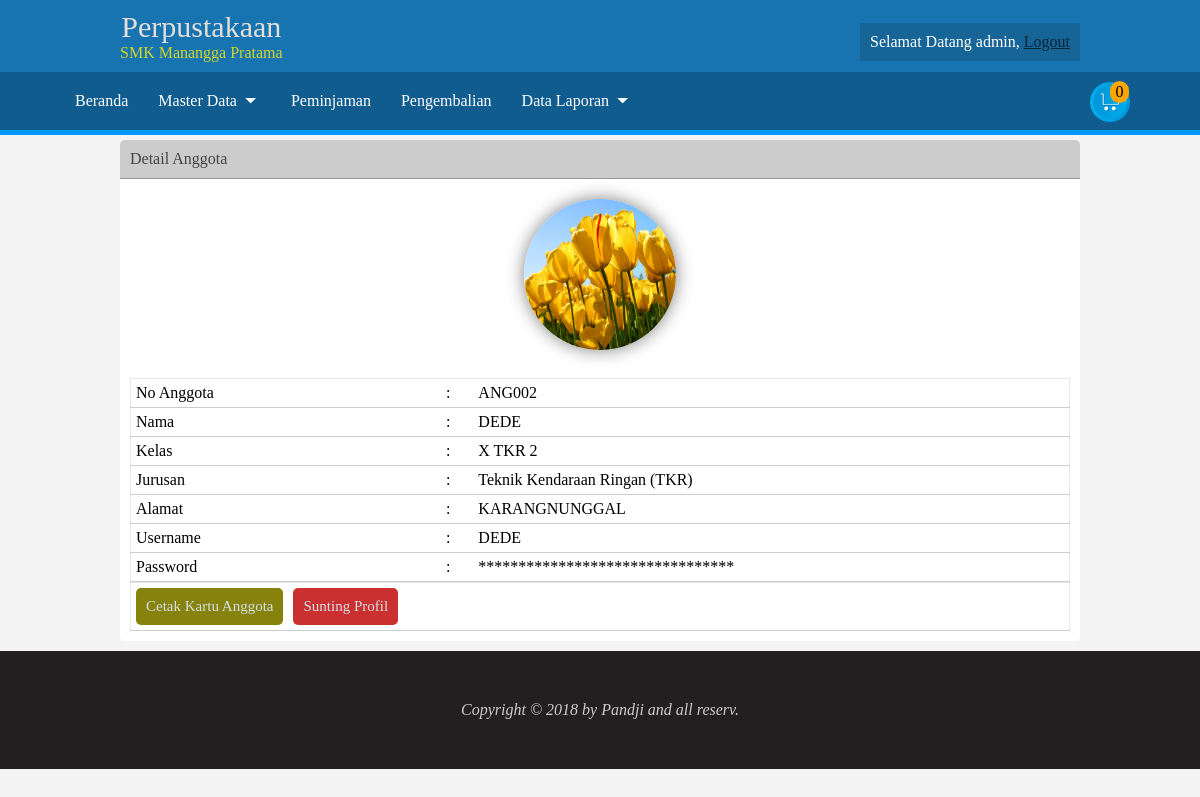
Screenshot of /admin/detail.php?kode=ANG002 (signed in) with the database file from the repository.
### tables this page shows
CREATE TABLE `tb_anggota` (
  `kode_anggota` varchar(8) NOT NULL,
  `nama_anggota` varchar(35) NOT NULL,
  `tingkat` varchar(5) NOT NULL,
  `jurusan` varchar(30) NOT NULL,
  `no_kelas` varchar(2) NOT NULL,
  `no_hp` varchar(20) NOT NULL,
  `alamat` text NOT NULL,
  `username` varchar(35) NOT NULL,
  `password` varchar(100) NOT NULL,
  `foto` varchar(50) NOT NULL
);

### admin/detail.php (the view)
<?php
	include 'header.php';
?>
	<div class="induk3">
		<div class="content1">
			<div class="judul">
				Detail Anggota
			</div>
			<?php
				$kode = $_GET['kode'];
				$sql_anggota = mysql_query("select * from tb_anggota where kode_anggota = '$kode'");
				$v_anggota = mysql_fetch_array($sql_anggota) or die(mysql_error());
				if ($v_anggota['jurusan'] == "Teknik Kendaraan Ringan (TKR)") {
					$jrsn = "TKR";
				}elseif ($v_anggota['jurusan'] == "Teknik Sepeda Motor (TSM)") {
					$jrsn = "TSM";
				}elseif ($v_anggota['jurusan'] == "Rekayasa Perangkat Lunak (RPL)") {
					$jrsn = "TSM";
				}
			?>
			<div class="isi-konten">
				<center>
					<div class="pict">
						<img src="img/foto_anggota/<?php echo $v_anggota['foto'] ?>" width="100%">
					</div>
				</center>
				<br>
				<table>
					<tr>
						<td width="300px;">No Anggota</td>
						<td>:</td>
						<td><?php echo $v_anggota['kode_anggota']; ?></td>
					</tr>
					<tr>
						<td>Nama</td>
						<td>:</td>
						<td><?php echo $v_anggota['nama_anggota']; ?></td>
					</tr>
					<tr>
						<td>Kelas</td>
						<td>:</td>
						<td><?php echo $v_anggota['tingkat']." ".$jrsn." ".$v_anggota['no_kelas']; ?></td>
					</tr>
					<tr>
						<td>Jurusan</td>
						<td>:</td>
						<td><?php echo $v_anggota['jurusan']; ?></td>
					</tr>
					<tr>
						<td>Alamat</td>
						<td>:</td>
						<td><?php echo $v_anggota['alamat']; ?></td>
					</tr>
					<tr>
						<td>Username</td>
						<td>:</td>
						<td><?php echo $v_anggota['username']; ?></td>
					</tr>
					<tr>
						<td>Password</td>
						<td>:</td>
						<td>********************************</td>
					</tr>
				</table>
				<table>
					<tr>
						<td style="text-align: center;">
							<a href="kartu_anggota.php?kode=<?php echo $kode; ?>" title="detail">
								<div class="btn-yellow">
									Cetak Kartu Anggota
								</div>
							</a>
							<a href="edit_anggota.php?kode=<?php echo $v_anggota['kode_anggota']; ?>" title="detail">
								<div class="btn-red">
									Sunting Profil
								</div>
							</a>
						</td>
					</tr>
				</table>
			</div>
		</div>
	</div>
<?php
	include 'footer.php';
?>

### admin/header.php (shortened to what this page needs)
<!DOCTYPE html>
<html>
<head>
	<link rel="stylesheet" type="text/css" href="css/style.css">
</head>
<body>
	<div class="induk1">
		<div class="content1">
			<div class="logo">
				<div class="si">
					Perpustakaan
				</div>
				<div class="perpus">
					SMK Manangga Pratama
				</div>
			</div>
			<div class="user">
				<?php
					$du = mysql_fetch_array(mysql_query("SELECT * FROM tb_admin where username = '$_SESSION[username]'"));
				?>
				Selamat Datang <?php echo $du['username']; ?>, <a href="logout.php" style="color: #07273c;">Logout</a>
			</div>
		</div>
	</div>
	<div class="induk2">
		<div class="menu">
			<ul>
				<a href="index.php"><li>Beranda</li></a>
				<a href="#"><li>Master Data <img src="img/dropdown.png" width="20px;">
				</li></a>
				<a href="peminjaman.php"><li>
				Peminjaman</li></a>
				<a href="pengembalian.php"><li>Pengembalian</li></a>
				<a href="#"><li>Data Laporan <img src="img/dropdown.png" width="20px;">
					</li></a>
			</ul>
			<div class="chart" style="float: right; padding: 10px;">
				<a href="keranjang.php" title="Chart"><img src="img/download.png" width="40px"></a>
				<div class="jumlah_peminjaman" style=" width : 15px; border-radius: 100px; ;padding: 2px; position: absolute; text-align: center; margin-top: -45px; margin-left: 20px; background: orange">
					<?php
						$sql_keranjang = mysql_query("SELECT * FROM tb_keranjang");
						$row = mysql_num_rows($sql_keranjang);
						echo $row;
					?>
				</div>
			</div>
		</div>
	</div>

### admin/css/style.css (style rules this page uses)
* { margin: 0; padding: 0; }
body { background: #f4f4f4; }
.induk1 { background: #1874b1; width: 100%; }
.induk1 .content1 { padding: 10px; width: 80%; margin: 0 auto; }
.logo { color: #d3d625; text-align: center; display: inline-block; float: left; }
.logo .si { font-size: 30px; font-family: andalus; color: #e4dedb; }
.user { float: right; padding: 10px; background: #16415f52; color: #fff; margin-top: 13px; }
.induk2 { background: #105c8e; border-bottom: 5px solid #09f; }
.induk2 .menu { width: 1080px; margin: 0 auto; }
.induk2 .menu ul { list-style: none; margin: 0; }
.menu ul a { color: #fff; text-decoration: none; font-family: Adobe Kaiti Std R; }
.menu ul li { float: left; padding: 20px 15px; }
.menu ul li img { top: 1px; }
.induk3 { margin-bottom: 10px; }
.induk3 .content1 { width: 80%; background: #fff; margin: 0 auto; margin-top: 5px; border-radius: 5px; }
.induk3 .content1 .judul { padding: 10px; background: #ccc; border-radius: 5px 5px 0 0; border-bottom: 1px solid #999; color: #444 }
.isi-konten { padding: 10px; }
.isi-konten table { width: 100%; border-collapse: collapse; border: 1px solid #e8e6e6; border-radius: 5px; }
.isi-konten table td { text-align: left; padding: 5px; }
.isi-konten a { color: #d5e0e6; font-size: 15px; }
.btn-red { padding: 10px; float: left; background: #ca3030; border-radius: 5px; }
.btn-yellow { margin-right: 10px; padding: 10px; float: left; background: #86820b; border-radius: 5px; }
tr { border-bottom: 1px solid #ccc; }
.pict { padding: 10px; display: inline-block; width: 4cm; height: 4cm; }
.pict img { width: 4cm; height: 4cm; border-radius: 100px; box-shadow: 0px 0px 17px grey; }

### rows the page displays
tb_anggota: foto (picture), kode_anggota "ANG002", nama_anggota "DEDE", tingkat "X", jurusan "TKR", no_kelas "2", jurusan "Teknik Kendaraan Ringan (TKR)", alamat "KARANGNUNGGAL", username "DEDE"

### other values shown
$du['username'] "admin"
$row "0"
